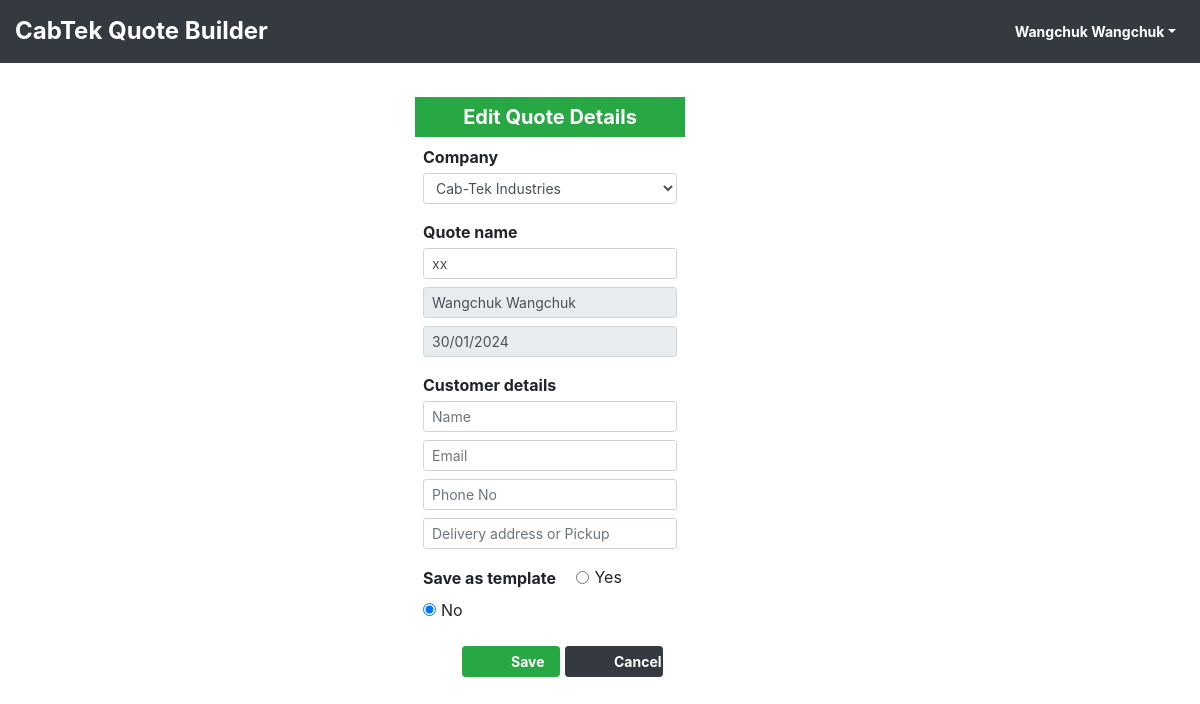
The page /edit_quote/289 (signed in) on the database as committed earlier.
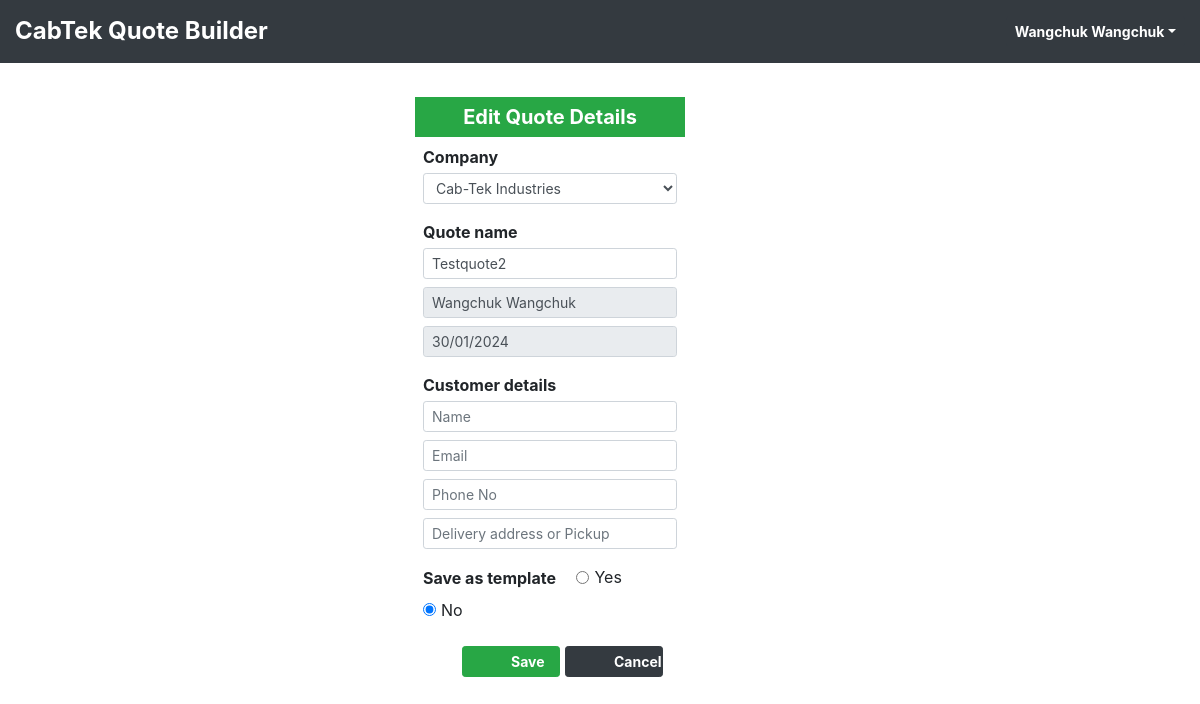
The same page on the database as committed later.
### tables this page shows
CREATE TABLE quotes_table (
            quote_id INTEGER PRIMARY KEY AUTOINCREMENT,
            quote_name TEXT NOT NULL UNIQUE,
            user_id INTEGER NOT NULL,
            date_quote_created TEXT,
            customer_name TEXT,
            customer_email TEXT,
            customer_phone_no TEXT,
            delivery_info TEXT,
            quote_name_lower_case TEXT,
            time_stamp INTEGER,
            rev_date TEXT,
            is_template TEXT,
            quote_status_id INTEGER
        , revision_dates TEXT, joinery_supply_type TEXT, is_diy Text, company_id Integer);

### app.py (the view, shortened to what this page needs)
@app.route('/edit_quote/<quote_id>', methods=['POST', 'GET'])
def edit_quote(quote_id):
    try:
        if 'user_info' in session:
            all_company_info = company_info_manager.get_all_company_info()
            if request.method == "GET":
                quote_info = quote_builder_db.get_quote_info_by_quote_id(quote_id)
                user_id = quote_info['user_id']
                quoted_by = quote_builder_db.get_user_info_by_id(user_id)['full_name']
                quote_info['quoted_by'] = quoted_by
                return render_template('edit_quote.html', quote_info = quote_info , all_company_info=all_company_info)
        else:
            return render_template('login_error.html')
    except Exception as ex:
        print(f'Error:"{ex}" [In function {inspect.stack()[0][3]}]')

### company_info_manager.py (called while the page is built)
def get_all_company_info():
    try:
        return COMPANY_INFO
    except:
        return []

### quote_builder_db_manager.py (called while the page is built)
def create_db_connection():
    QUOTING_DB_PATH = file_folder_paths.TEST_QUOTING_DB_PATH    # For Testing
    connection = sqlite3.connect(QUOTING_DB_PATH)
    connection.row_factory = sqlite3.Row
    return connection

def get_user_info_by_id(user_id):
    user_info = {}
    try:
        user_id = int(user_id)
        sql = f' SELECT * FROM user_table WHERE user_id = ? '
        connection = create_db_connection()
        cursor = connection.cursor()
        cursor.execute(sql, [user_id])
        row = cursor.fetchone()
        cursor.close()
        connection.close()
        if row != None:
            user_info = {key: row[key] for key in row.keys()}
        return user_info
    except Exception as ex:
        print(f'Error:"{ex}" [In function {inspect.stack()[0][3]}]')
        return user_info

### templates/edit_quote.html (shortened to what the changed rows need)
{% include "header.html" %}
<div class="main-div">
    {% if 'user_info' in session %}
    <div class="row ">
        <div class="col-md-3 offset-4">
            <h5 class="bold text-center bg-success text-white p-2 mt-4">Edit Quote Details</h5>
            <form method="POST" action="{{ url_for('edit_quote', quote_id = (quote_info['quote_id'] if quote_info else new_quote_info['quote_id'] ) ) }}" class="m-2">
                <div class="mb-2">
                    <div class="form-group">
                        <label for="company_id" class="bold mb-1">Company</label>
                        <select class="form-control form-control-sm" name="company_id" required>
                            {% for row in all_company_info %}
                            {% if (new_quote_info and new_quote_info['company_id'] == row['id']) or (quote_info and quote_info['company_id'] == row['id']) %}
                            <option value="{{ row['id'] }}" selected> {{ row['company_name'] }} </option>
                            {% else %}
                            <option value="{{ row['id'] }}"> {{ row['company_name'] }} </option>
                            {% endif %}
                            {% endfor %}
                        </select>
                    </div>
                </div>
                <div class="mb-2">
                    <label for="quote_name" class="bold mb-1">Quote name</label>
                    <div class="form-group mb-2">
                        <input type="text" class="form-control form-control-sm " name="quote_name" id="quote_name_inp" autocomplete="off" placeholder="Type a quote name" value="{{ quote_info['quote_name'] if quote_info }}" required autofocus>
                    </div>
                    <div class="form-group mb-2">
                        <input type="text" class="form-control form-control-sm" name="quoted_by" autocomplete="off" placeholder="Quoted By" value="{{ quote_info['quoted_by'] if quote_info else new_quote_info['quoted_by'] }}" readonly required>
                    </div>
                    <div class="form-group ">
                        <input type="text" class="form-control form-control-sm" name="date_quote_created" autocomplete="off" placeholder="Date" value="{{ quote_info['date_quote_created'] if quote_info else new_quote_info['date_quote_created'] }}" readonly required>
                    </div>
                </div>
                <div class="mb-2">
                    <label for="customer_name" class="bold mb-1">Customer details</label>
                    <div class="form-group mb-2">
                        <input type="text" class="form-control form-control-sm" name="customer_name" autocomplete="off" value="{{ quote_info['customer_name'] if quote_info else new_quote_info['customer_name']}}" placeholder="Name">
                    </div>
                    <div class="form-group mb-2">
                        <input type="text" class="form-control form-control-sm" name="customer_email" autocomplete="off" value="{{ quote_info['customer_email'] if quote_info else new_quote_info['customer_email']}}" placeholder="Email">
                    </div>
                    <div class="form-group mb-2">
                        <input type="text" class="form-control form-control-sm" name="customer_phone_no" autocomplete="off" value="{{ quote_info['customer_phone_no'] if quote_info else new_quote_info['customer_phone_no']}}" placeholder="Phone No">
                    </div>
                    <div class="form-group">
                        <input type="text" class="form-control form-control-sm" name="delivery_info" autocomplete="off" value="{{ quote_info['delivery_info'] if quote_info else new_quote_info['delivery_info'] }}" placeholder="Delivery address or Pickup">
                    </div>
                </div>
                <div>
                    <label for="is_template" class="bold mr-3">Save as template</label>
                    {% if (quote_info and quote_info['is_template'] == 'yes') or (new_quote_info and new_quote_info['is_template'] == 'yes') %}
                    <div class="form-check form-check-inline">
                        <input class="form-check-input" type="radio" name="is_template" id="is_template_yes" value="yes" checked>
                        <label class="form-check-label" for="is_template_yes">Yes</label>
                    </div>
                    <div class="form-check form-check-inline">
                        <input class="form-check-input" type="radio" name="is_template" id="is_template_no" value="no">
                        <label class="form-check-label" for="is_template_no">No</label>
                    </div>
                    {% else %}
                    <div class="form-check form-check-inline">
                        <input class="form-check-input" type="radio" name="is_template" id="is_template_yes" value="yes">
                        <label class="form-check-label" for="is_template_yes">Yes</label>
                    </div>
                    <div class="form-check form-check-inline">
                        <input class="form-check-input" type="radio" name="is_template" id="is_template_no" value="no" checked>
                        <label class="form-check-label" for="is_template_no">No</label>
                    </div>
                    {% endif %}
                </div>
                <div class="row m-4">
                    <div class="col-md-6">
                        <button type="submit" class="btn btn-sm btn-success pl-5 pr-5 bold full-width">Save</button>
                    </div>
                    <div class="col-md-6">
                        <a href="{{ url_for('index') }}" type="button" class="btn btn-sm btn-dark pl-5 pr-5 bold full-width">Cancel</a>
                    </div>
                </div>
            </form>
        </div>
    </div>
    {% else %}
    <center>
        <p class=" text-red">Ooopss.. Seems like you are logged out..</p>
        <a href="{{url_for('login')}}"> Click here to login again </a>
    </center>
    {% endif %}
</div>
{% include "footer.html" %}

Rows that differ between the two databases and show on the page:
changed quotes_table: quote_name "xx" → "Testquote2"
